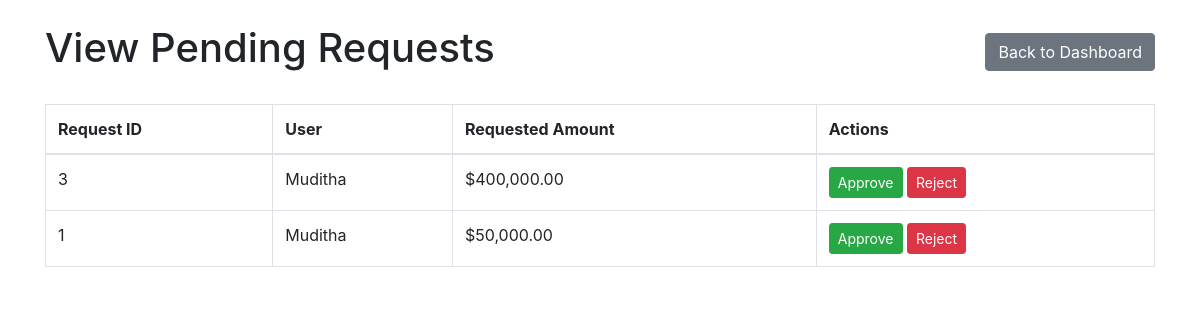
Page /view_requests.php (signed in) on the committed database.
### tables this page shows
CREATE TABLE `requests` (
  `id` int(11) NOT NULL,
  `request_id` int(11) NOT NULL,
  `requested_amount` decimal(10,2) NOT NULL,
  `user_id` int(11) NOT NULL,
  `created_at` timestamp NOT NULL DEFAULT current_timestamp(),
  `status` enum('pending','approved','rejected') DEFAULT 'pending'
);

CREATE TABLE `users` (
  `id` int(11) NOT NULL,
  `username` varchar(50) NOT NULL,
  `password` varchar(255) NOT NULL,
  `email` varchar(100) NOT NULL,
  `created_at` timestamp NOT NULL DEFAULT current_timestamp(),
  `role` enum('user','manager') DEFAULT 'user'
);

### view_requests.php (the view, shortened to what this page needs)
<?php
require_once 'config.php';
$requests = [];
$stmt = $conn->prepare("SELECT r.*, u.username FROM requests r JOIN users u ON r.user_id = u.id WHERE r.status = 'pending' ORDER BY r.request_id DESC");
$stmt->execute();
$result = $stmt->get_result();
while ($row = $result->fetch_assoc()) {
    $requests[] = $row;
}
?>
<!DOCTYPE html>
<html lang="en">
<head>
    <link rel="stylesheet" href="https://stackpath.bootstrapcdn.com/bootstrap/4.5.2/css/bootstrap.min.css">
</head>
<body>
    <div class="container mt-4">
        <div class="d-flex justify-content-between align-items-center mb-4">
            <h1>View Pending Requests</h1>
            <a href="manager_dashboard.php" class="btn btn-secondary">Back to Dashboard</a>
        </div>
        <table class="table table-bordered">
            <thead>
                <tr>
                    <th>Request ID</th>
                    <th>User</th>
                    <th>Requested Amount</th>
                    <th>Actions</th>
                </tr>
            </thead>
            <tbody>
                <?php if (empty($requests)): ?>
                    <tr>
                        <td colspan="4" class="text-center">No pending requests found</td>
                    </tr>
                <?php else: ?>
                    <?php foreach ($requests as $request): ?>
                        <tr>
                            <td><?php echo $request['request_id']; ?></td>
                            <td><?php echo $request['username']; ?></td>
                            <td>$<?php echo number_format($request['requested_amount'], 2); ?></td>
                            <td>
                                <a href="approve_request.php?id=<?php echo $request['request_id']; ?>" class="btn btn-sm btn-success">Approve</a>
                                <a href="reject_request.php?id=<?php echo $request['request_id']; ?>" class="btn btn-sm btn-danger">Reject</a>
                            </td>
                        </tr>
                    <?php endforeach; ?>
                <?php endif; ?>
            </tbody>
        </table>
    </div>
</body>
</html>

### rows in the picture
requests: request "3", user.username "Muditha", requested_amount "400,000.00"
requests: request "1", user.username "Muditha", requested_amount "50,000.00"
